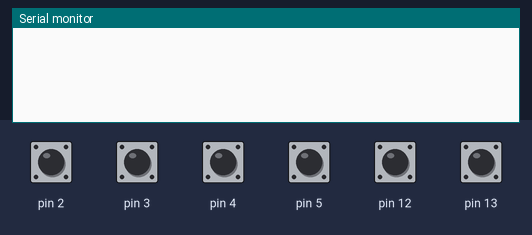
Bench run of a sketch on a simulated Arduino Uno, built with avr-gcc and run on an emulated ATmega328P. Shown: the last lines printed to the serial monitor. The test bench sets the inputs (shaded band); at power-on: pin 2–5, pin 12, pin 13 HIGH.

Above: at 1.2 s.
1.3 s: pin 2 pulled LOW for 0.15 s
At 2.1 s:
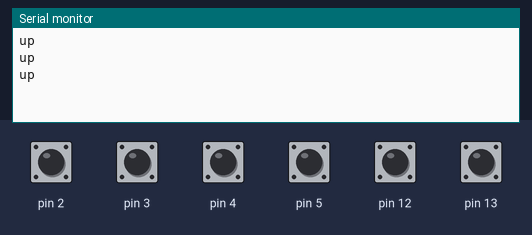
2.9 s: pin 3 pulled LOW for 0.15 s
At 3.4 s:
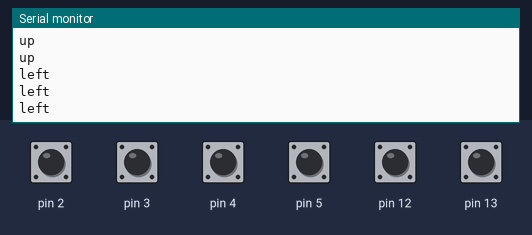
4.5 s: pin 4 pulled LOW for 0.15 s
At 5.8 s:
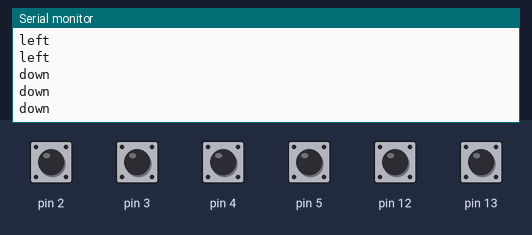
6.1 s: pin 5 pulled LOW for 0.15 s
At 7.1 s:
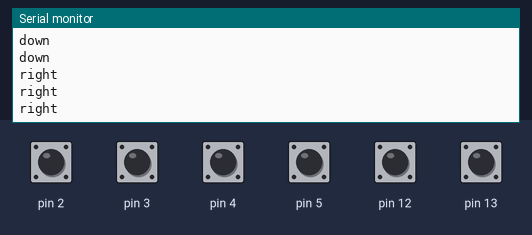
7.7 s: pin 12 pulled LOW for 0.15 s
At 8.3 s:
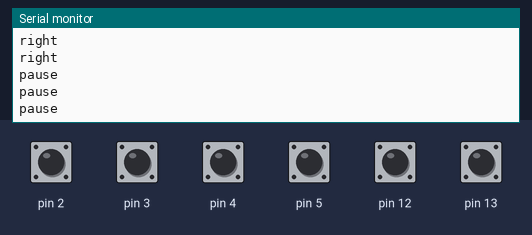
9.3 s: pin 13 pulled LOW for 0.15 s
At 10.8 s:
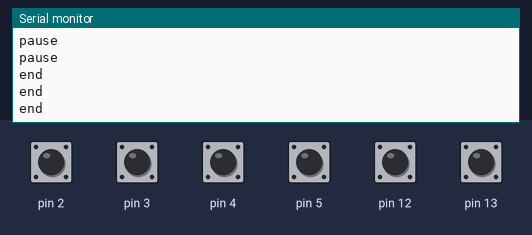

Measured:
- after the input at 1.3 s, the serial monitor: prints a new line at once (image 1)
- after the input at 2.9 s, the serial monitor: prints a new line at once (image 2)
- after the input at 4.5 s, the serial monitor: prints a new line at once (image 3)
- after the input at 6.1 s, the serial monitor: prints a new line at once (image 4)
- after the input at 7.7 s, the serial monitor: prints a new line at once (image 5)
- after the input at 9.3 s, the serial monitor: prints a new line at once (image 6)

The sketch:

AnalogReadSerial.ino
```cpp
void setup() {
  pinMode(2, INPUT_PULLUP);
  pinMode(3, INPUT_PULLUP);
  pinMode(4, INPUT_PULLUP);
  pinMode(5, INPUT_PULLUP);
  pinMode(12, INPUT_PULLUP);
  pinMode(13, INPUT_PULLUP);
  Serial.begin(9600);

}
int estado_up;
int estado_left;
int estado_right;
int estado_down;
int estado_pause;
int estado_end;

void loop() {
  estado_up = digitalRead(2);
  estado_left = digitalRead(3);
  estado_right = digitalRead(5);
  estado_down = digitalRead(4);
  estado_pause = digitalRead(12);
  estado_end = digitalRead(13);
  if (estado_up==0){
   Serial.println("up");
  }
  if (estado_left==0){
   Serial.println("left");
  }
  if (estado_right==0){
   Serial.println("right");
  }
  if (estado_down==0){
   Serial.println("down");
  }
  if (estado_pause==0){
   Serial.println("pause");
  }
  if (estado_end==0){
   Serial.println("end");
  }
  _delay_ms(50);
}
```
